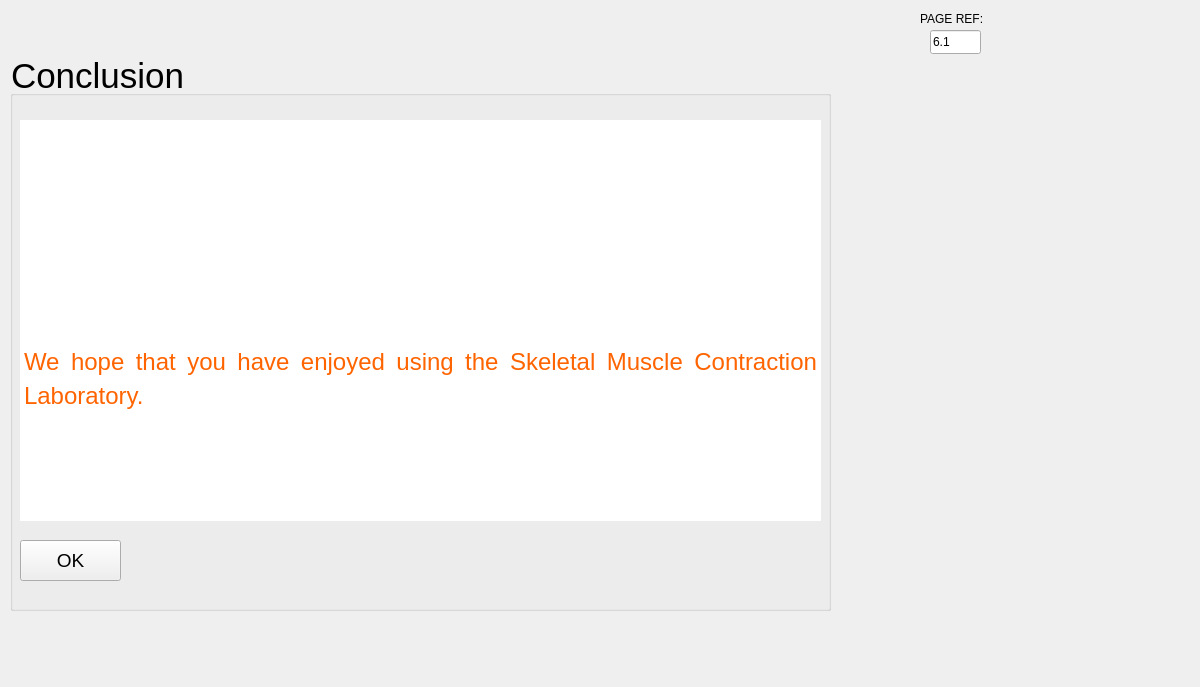
<?xml version="1.0" encoding="UTF-8"?>
<ui version="4.0">
 <class>MainWindow</class>
 <widget class="QMainWindow" name="MainWindow">
  <property name="windowModality">
   <enum>Qt::NonModal</enum>
  </property>
  <property name="enabled">
   <bool>true</bool>
  </property>
  <property name="geometry">
   <rect>
    <x>0</x>
    <y>0</y>
    <width>1200</width>
    <height>687</height>
   </rect>
  </property>
  <property name="sizePolicy">
   <sizepolicy hsizetype="Maximum" vsizetype="Maximum">
    <horstretch>0</horstretch>
    <verstretch>0</verstretch>
   </sizepolicy>
  </property>
  <property name="font">
   <font>
    <kerning>true</kerning>
   </font>
  </property>
  <property name="focusPolicy">
   <enum>Qt::NoFocus</enum>
  </property>
  <property name="acceptDrops">
   <bool>false</bool>
  </property>
  <property name="windowTitle">
   <string>MainWindow</string>
  </property>
  <property name="autoFillBackground">
   <bool>false</bool>
  </property>
  <widget class="QWidget" name="centralwidget">
   <widget class="QGroupBox" name="groupBox_3">
    <property name="geometry">
     <rect>
      <x>10</x>
      <y>90</y>
      <width>821</width>
      <height>521</height>
     </rect>
    </property>
    <property name="font">
     <font>
      <pointsize>18</pointsize>
     </font>
    </property>
    <property name="title">
     <string/>
    </property>
    <widget class="QPushButton" name="pushButtonMenu2">
     <property name="geometry">
      <rect>
       <x>10</x>
       <y>450</y>
       <width>101</width>
       <height>41</height>
      </rect>
     </property>
     <property name="font">
      <font>
       <pointsize>14</pointsize>
      </font>
     </property>
     <property name="text">
      <string>OK</string>
     </property>
    </widget>
    <widget class="QTextEdit" name="textEdit">
     <property name="geometry">
      <rect>
       <x>10</x>
       <y>30</y>
       <width>801</width>
       <height>401</height>
      </rect>
     </property>
     <property name="font">
      <font>
       <pointsize>21</pointsize>
      </font>
     </property>
     <property name="frameShape">
      <enum>QFrame::NoFrame</enum>
     </property>
     <property name="html">
      <string>&lt;!DOCTYPE HTML PUBLIC &quot;-//W3C//DTD HTML 4.0//EN&quot; &quot;http://www.w3.org/TR/REC-html40/strict.dtd&quot;&gt;
&lt;html&gt;&lt;head&gt;&lt;meta name=&quot;qrichtext&quot; content=&quot;1&quot; /&gt;&lt;style type=&quot;text/css&quot;&gt;
p, li { white-space: pre-wrap; }
&lt;/style&gt;&lt;/head&gt;&lt;body style=&quot; font-family:'.AppleSystemUIFont'; font-size:21pt; font-weight:400; font-style:normal;&quot;&gt;
&lt;p align=&quot;justify&quot; style=&quot; margin-top:0px; margin-bottom:0px; margin-left:0px; margin-right:0px; -qt-block-indent:0; text-indent:0px; line-height:120%;&quot;&gt;&lt;a name=&quot;docs-internal-guid-c4916bc4-7fff-9bdb-aa9a-c31584978074&quot;&gt;&lt;/a&gt;&lt;span style=&quot; font-family:'Times New Roman'; font-size:18pt; color:#ffffff; background-color:transparent;&quot;&gt;T&lt;/span&gt;&lt;span style=&quot; font-family:'Times New Roman'; font-size:18pt; color:#ffffff; background-color:transparent;&quot;&gt;his is the final section of the laboratory. &lt;/span&gt;&lt;/p&gt;
&lt;p align=&quot;justify&quot; style=&quot; margin-top:0px; margin-bottom:0px; margin-left:0px; margin-right:0px; -qt-block-indent:0; text-indent:0px; line-height:120%;&quot;&gt;&lt;span style=&quot; font-family:'Times New Roman'; font-size:18pt; color:#ffffff; background-color:transparent;&quot;&gt;You should have completed each of the four laboratories and worked through the summary questions at the end of each section.&lt;/span&gt;&lt;/p&gt;
&lt;p align=&quot;justify&quot; style=&quot;-qt-paragraph-type:empty; margin-top:0px; margin-bottom:0px; margin-left:0px; margin-right:0px; -qt-block-indent:0; text-indent:0px; font-family:'MS Shell Dlg 2'; font-size:18pt; color:#ffffff;&quot;&gt;&lt;br /&gt;&lt;/p&gt;
&lt;p align=&quot;justify&quot; style=&quot; margin-top:0px; margin-bottom:0px; margin-left:0px; margin-right:0px; -qt-block-indent:0; text-indent:0px; line-height:120%;&quot;&gt;&lt;span style=&quot; font-family:'Times New Roman'; font-size:18pt; color:#ffffff; background-color:transparent;&quot;&gt;Once you have taken all the notes, and completed the work that you need, you should exit the laboratory by using the button “Exit”.&lt;/span&gt;&lt;/p&gt;
&lt;p align=&quot;justify&quot; style=&quot;-qt-paragraph-type:empty; margin-top:0px; margin-bottom:0px; margin-left:0px; margin-right:0px; -qt-block-indent:0; text-indent:0px; font-family:'MS Shell Dlg 2'; font-size:18pt;&quot;&gt;&lt;br /&gt;&lt;/p&gt;
&lt;p align=&quot;justify&quot; style=&quot; margin-top:0px; margin-bottom:0px; margin-left:0px; margin-right:0px; -qt-block-indent:0; text-indent:0px; line-height:120%;&quot;&gt;&lt;span style=&quot; font-family:'Times New Roman'; font-size:18pt; color:#ff6400; background-color:transparent;&quot;&gt;We hope that you have enjoyed using the Skeletal Muscle Contraction Laboratory.&lt;/span&gt;&lt;/p&gt;&lt;/body&gt;&lt;/html&gt;</string>
     </property>
    </widget>
   </widget>
   <widget class="QLabel" name="labelCurrentWindow">
    <property name="geometry">
     <rect>
      <x>11</x>
      <y>60</y>
      <width>344</width>
      <height>31</height>
     </rect>
    </property>
    <property name="font">
     <font>
      <pointsize>26</pointsize>
     </font>
    </property>
    <property name="text">
     <string>Conclusion</string>
    </property>
   </widget>
   <widget class="QLabel" name="labelPageRef_2">
    <property name="geometry">
     <rect>
      <x>920</x>
      <y>11</y>
      <width>64</width>
      <height>16</height>
     </rect>
    </property>
    <property name="sizePolicy">
     <sizepolicy hsizetype="Maximum" vsizetype="Preferred">
      <horstretch>0</horstretch>
      <verstretch>0</verstretch>
     </sizepolicy>
    </property>
    <property name="text">
     <string>PAGE REF:</string>
    </property>
   </widget>
   <widget class="QLineEdit" name="lineEdit_2">
    <property name="geometry">
     <rect>
      <x>930</x>
      <y>30</y>
      <width>51</width>
      <height>24</height>
     </rect>
    </property>
    <property name="sizePolicy">
     <sizepolicy hsizetype="Ignored" vsizetype="Fixed">
      <horstretch>0</horstretch>
      <verstretch>0</verstretch>
     </sizepolicy>
    </property>
    <property name="text">
     <string>6.1</string>
    </property>
    <property name="readOnly">
     <bool>true</bool>
    </property>
   </widget>
   <widget class="QPushButton" name="pushButtonBack">
    <property name="geometry">
     <rect>
      <x>10</x>
      <y>720</y>
      <width>75</width>
      <height>23</height>
     </rect>
    </property>
    <property name="sizePolicy">
     <sizepolicy hsizetype="Maximum" vsizetype="Fixed">
      <horstretch>0</horstretch>
      <verstretch>0</verstretch>
     </sizepolicy>
    </property>
    <property name="text">
     <string>BACK</string>
    </property>
   </widget>
   <widget class="QPushButton" name="pushButtonMenu">
    <property name="geometry">
     <rect>
      <x>914</x>
      <y>720</y>
      <width>75</width>
      <height>23</height>
     </rect>
    </property>
    <property name="sizePolicy">
     <sizepolicy hsizetype="Maximum" vsizetype="Fixed">
      <horstretch>0</horstretch>
      <verstretch>0</verstretch>
     </sizepolicy>
    </property>
    <property name="minimumSize">
     <size>
      <width>50</width>
      <height>20</height>
     </size>
    </property>
    <property name="text">
     <string>MENU</string>
    </property>
   </widget>
  </widget>
 </widget>
 <resources/>
 <connections/>
</ui>
